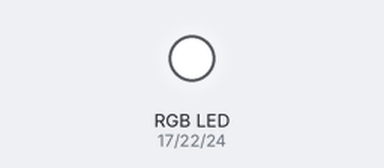
Simulated run of this program. Board: Raspberry Pi (BCM pin numbers). Shown: an RGB LED mixed from three pins (HIGH = lit). At 0.0 s the program stops and its outputs stay as they are.

Above: at 0.1 s.
Timing chart, 0 to 1.5 s (numbered marks = the images above):
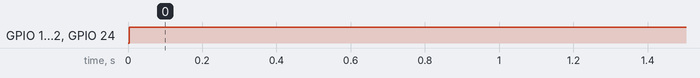

Measured:
- by itself, GPIO 17 (RED_PIN), GPIO 22 (GREEN_PIN), GPIO 24 (BLUE_PIN): LOW → HIGH at 0.00 s

The program:

white.py
```python
#Python Program to set the colours of the RGB strip on for white

import pigpio

RED_PIN = 17
GREEN_PIN = 22
BLUE_PIN = 24

pi = pigpio.pi()

#Set all colours on for white
pi.set_PWM_dutycycle(GREEN_PIN, 255)
pi.set_PWM_dutycycle(BLUE_PIN, 255)
pi.set_PWM_dutycycle(RED_PIN, 255)
```
